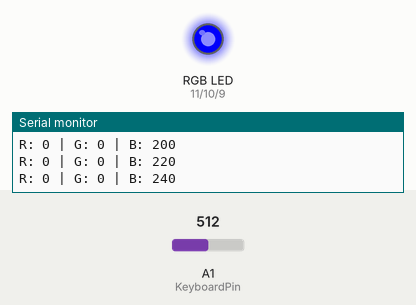
This sketch was run on a simulated Arduino Uno, built with avr-gcc and run on an emulated ATmega328P. Shown: an RGB LED mixed from three pins (HIGH = lit), the last lines printed to the serial monitor. The test bench sets the inputs (shaded band); at power-on: A1 (KeyboardPin) = 512.

Above: at 1.2 s.
1.3 s: A1 (KeyboardPin) set to 281
2.8 s: A1 (KeyboardPin) set to 253
At 3.06 s:
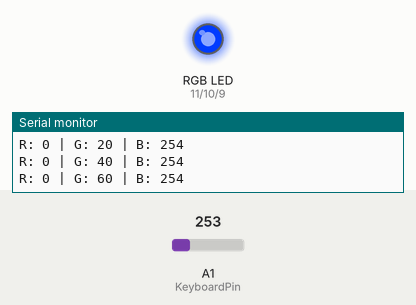
At 5.0 s:
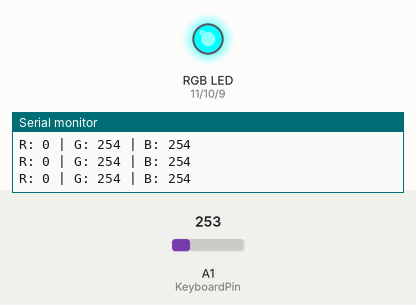
5.8 s: A1 (KeyboardPin) set to 1006
7.3 s: A1 (KeyboardPin) set to 1021
At 9.5 s:
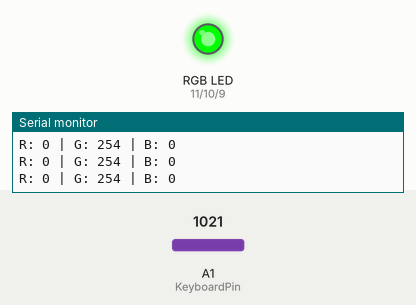
10.3 s: A1 (KeyboardPin) set to 536
13.3 s: A1 (KeyboardPin) set to 508
At 13.63 s:
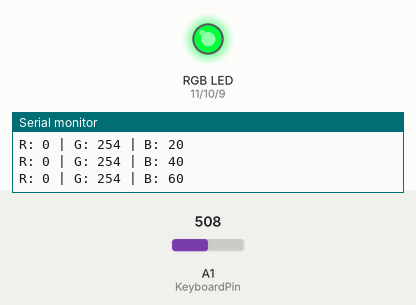
Timing chart, 0 to 16.3 s (numbered marks = the images above; inputs shaded):
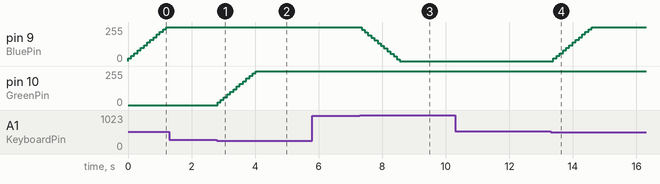

Measured:
- the behaviour switches between 266 and 265 on A1 (KeyboardPin) (found by bisection; images 0 and 1)
- the behaviour switches between 1013 and 1014 on A1 (KeyboardPin) (found by bisection; images 2 and 3)
- the behaviour switches between 521 and 520 on A1 (KeyboardPin) (found by bisection; images 3 and 4)
- after the input at 2.8 s, pin 10 (GreenPin): moves from 0/255 to 254/255 over 1.2 s, starting at once
- after the input at 7.3 s, pin 9 (BluePin): moves from 254/255 to 0/255 over 1.2 s, starting after 0.05 s
- after the input at 13.3 s, pin 9 (BluePin): moves from 0/255 to 254/255 over 1.2 s, starting after 0.09 s

The sketch:

keyboard_014.ino
```cpp
#define RedPin 11
#define GreenPin 10
#define BluePin 9
#define KeyboardPin A1
#define step 20

int RedBrightness, GreenBrightness, BlueBrightness, value;

void setup()
{
  Serial.begin(9600);
}

void loop()
{
  //Считывание значений
  value = analogRead(KeyboardPin);

  //Считывание значений с A1 для настройки граничных условий
  //Serial.println(analogRead(KeyboardPin));

  //Сравнивание значений
  if (value > 161 && value < 181)
  {RedBrightness += step;}
  else if (value > 195 && value < 215)
  {RedBrightness -= step;}
  if (value > 246 && value < 266)
  {GreenBrightness += step;}
  else if (value > 331 && value < 351)
  {GreenBrightness -= step;}
  if (value > 501 && value < 521)
  {BlueBrightness += step;}
  else if (value > 1013 && value < 1024)
  {BlueBrightness -= step;}

  //Настройка ограничений
  RedBrightness = constrain(RedBrightness, 0, 254);
  GreenBrightness = constrain(GreenBrightness, 0, 254);
  BlueBrightness = constrain(BlueBrightness, 0, 254);

  //Отправка ШИМ сигнала на пины светодиода
  analogWrite(RedPin, RedBrightness);
  analogWrite(GreenPin, GreenBrightness);
  analogWrite(BluePin, BlueBrightness);

  //Вывод значений яркости в монитор порта
  Serial.println("R: " + String(RedBrightness) +
                 " | G: " + String(GreenBrightness) +
                 " | B: " + String(BlueBrightness));

  delay(100);
}
```
